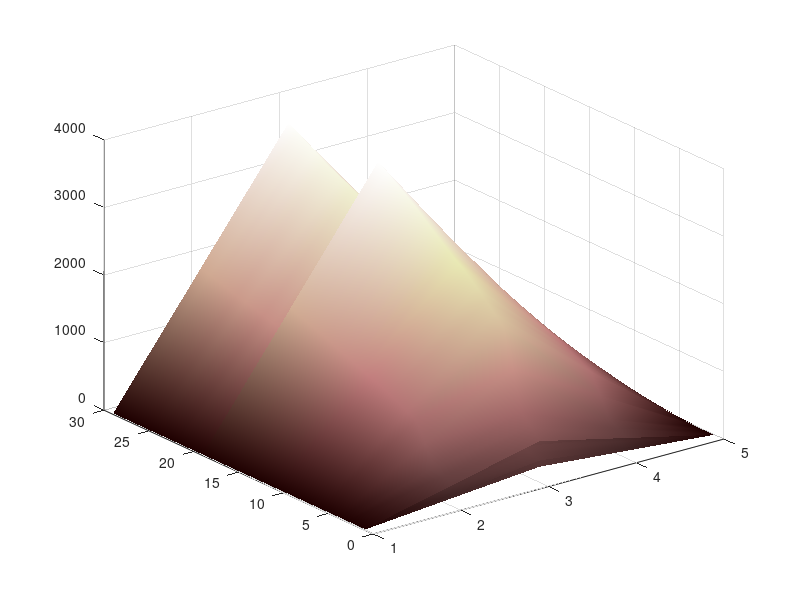

This figure's MATLAB source:
% Dyno data collected at 100% load
Torque1 = [1.0756; 1.2392; 2.5272; 3.23; 3.8744; 4.46; 5.28; 5.984; 6.744; 7.328];
RPM1 = [610; 917; 2049; 2324; 2582; 2790; 3015; 3249; 3455; 3650];
Current1 = [1; 2; 25; 37; 49; 62; 78; 95; 113; 132];
Voltage1 = [86.7; 86.7; 86.7; 86.7; 86.7; 86.7; 86.7;  86.7;  86.4; 86.4];

% Dyno data collected at 90% load
Torque2 = [.9464; 1.0048; 1.0632;  1.1804; 1.4732; 2.5272; 3.8744; 4.52; 5.22; 5.924; 6.744; 7.448; 8.092; 8.912; 9.612];
RPM2 = [324; 428; 620; 820; 1308; 1810; 2238; 2427; 2595; 2796; 2993; 3150; 3282; 3459; 3608];
Current2 = [2 ;1;0;1;5;20;41; 52;65; 80;97;112;127;146;165];

% Dyno data collected at 80% load
Torque3 = [.8876; .9464;1.0632;1.1212;1.532;2.6444;3.992;4.576;5.28;5.984;6.804;8.148;8.968];
RPM3 = [232;430;624;822;1090;1479;1840;1976;2116;2296;2411;2640;2775];
Current3 = [4;3;1;0;2;14;31;40;50;62;75;101;116];

Dat1 = [Torque1 RPM1 Current1];
Dat2 = [Torque2 RPM2 Current2];
Dat3 = [Torque3 RPM3 Current3];

%% interpolate - smooth out a surf plot
surf(interp2(Dat1)); hold on
surf(interp2(Dat2)); hold on
surf(interp2(Dat3)); hold on
colormap(pink)
shading interp